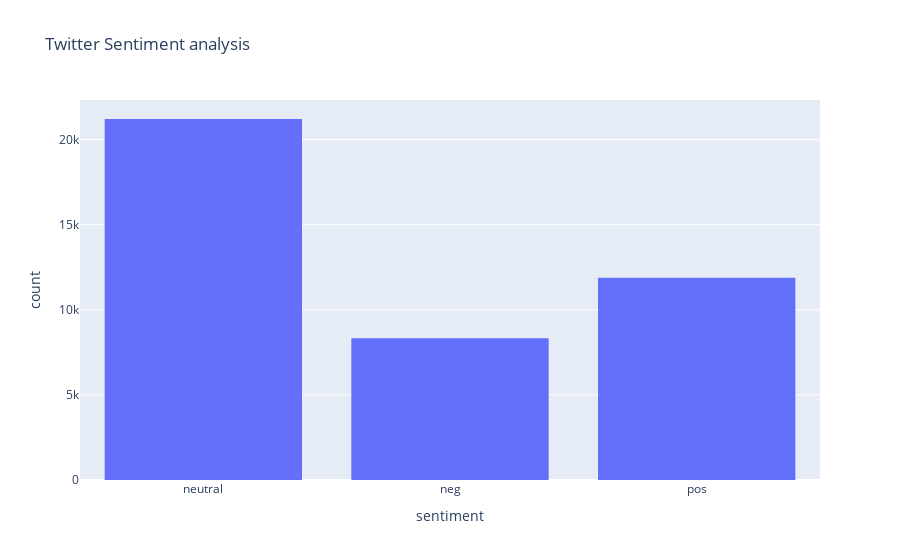

The code cell stored with this chart in its notebook:
### Code cell
px.histogram(sentiment['sentiment'], x='sentiment', nbins=3, title='Twitter Sentiment analysis')

### Figure 1 — Plotly figure (JSON) as saved in the notebook; plotly's stock layout.template omitted (floating-point values rounded to 4 significant figures; data arrays with more than 128 entries replaced by an {"elided": "..."} marker saying what was removed)
{"data": [{"alignmentgroup": "True", "bingroup": "x", "hovertemplate": "sentiment=%{x}<br>count=%{y}<extra></extra>", "legendgroup": "", "marker": {"color": "#636efa"}, "name": "", "nbinsx": 3, "offsetgroup": "", "orientation": "v", "showlegend": false, "type": "histogram", "x": {"elided": "41425 str values"}, "xaxis": "x", "yaxis": "y"}], "layout": {"barmode": "relative", "legend": {"tracegroupgap": 0}, "title": {"text": "Twitter Sentiment analysis"}, "xaxis": {"anchor": "y", "domain": [0, 1], "title": {"text": "sentiment"}}, "yaxis": {"anchor": "x", "domain": [0, 1], "title": {"text": "count"}}}}
